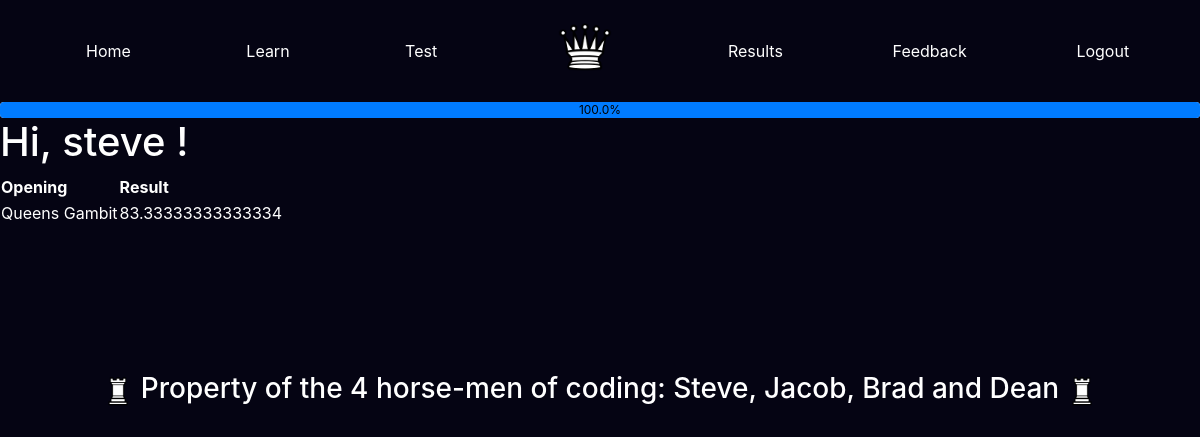
/results/Queens Gambit/ (signed in), run on an earlier commit of the app's database.
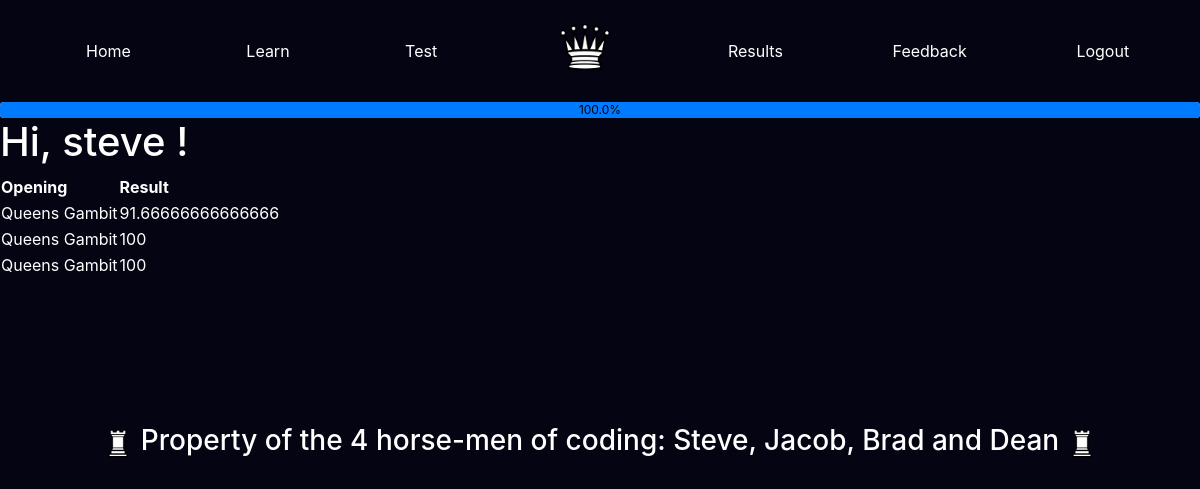
And on a later commit of the database.
### app/models.py (models this page shows, shortened)
class User(UserMixin, db.Model):
    id = db.Column(db.Integer, primary_key=True)
    username = db.Column(db.String(64), index=True, unique=True)
    email = db.Column(db.String(120), index=True, unique=True)
    password_hash = db.Column(db.String(128))
    posts = db.relationship('Post', backref='author', lazy='dynamic')
    results = db.relationship('Results', backref = 'student', lazy = 'dynamic')

class Results(db.Model):
    id = db.Column(db.Integer, primary_key=True)
    opening = db.Column(db.String(140))
    result =db.Column(db.Integer)
    incorrect = db.Column(db.ARRAY(db.String(140)))
    passed = db.Column(db.Boolean)
    timestamp = db.Column(db.DateTime, index=True, default=datetime.utcnow)
    user_id = db.Column(db.Integer, db.ForeignKey('user.id'))

### app/routes.py (the view)
@app.route('/results/<opening>/', methods=['GET', 'POST'])
@login_required
def results(opening):
    res = Results.query.filter_by(user_id = current_user.id, passed = True)
    openings = []
    for r in res:
        openings.append(r.opening)
    numerator = len(set(openings))
    denominator = Openings.query.all()
    denominator = len(denominator)
    complete = str((numerator/denominator)*100 ) + '%'
    u = User.query.get(current_user.id)
    res = Results.query.filter_by(user_id = current_user.id, opening = opening)
    return render_template('results.html', title='results', query = res, prog=complete)

### app/models.py (called while the page is built)
@login.user_loader
def load_user(id):
    return User.query.get(int(id))

### app/templates/results.html
{% extends "base.html" %}
{% block content %}
<h1>Hi, {{current_user.username}} ! </h1>
<table>
<tr>
    <th>Opening</th>
    <th>Result</th>
</tr>
{% for r in query %}
<tr>
    <td>
        {{r.opening}}
    </td>
    <td>
        {{r.result}}
    </td>
</tr>
{% endfor %}
</table>
{% include "footer.html" %}
{% endblock %}

### app/templates/base.html (shortened to what this page needs)
<!DOCTYPE html>
<html>
    <head>
        <link rel="stylesheet" href="https://maxcdn.bootstrapcdn.com/bootstrap/4.5.2/css/bootstrap.min.css">
  </head>
  <body>
    <nav class="navbar navbar-expand-sm justify-content-center" style="background-color: rgb(5, 4, 19); padding-left: 2.6%;">
      <ul class="navbar-nav nav-fill w-100">
        <li class="nav-item" style="padding-top: 2%; padding-right: 0.5%;">
          <a class="nav-link" href="{{ url_for('index') }}">Home</a>
        </li>
        <li class="nav-item" style="padding-top: 2%; padding-right: 0.5%;">
          <a class="nav-link" href="{{ url_for('newLearn') }}">Learn</a>
        </li>
        <li class="nav-item" style="padding-top: 2%; padding-right: 0.5%;">
          <a class="nav-link" href="{{ url_for('newTest') }}">Test</a>
        </li>
        <a class="navbar-brand mx-auto" href="#" style="padding-left: 5%; padding-right: 5%; padding-top: 0.75%;">
          <img src="static/img/chesspieces/wikipedia/wQ.png" alt="logo" style="width:60px;">
        </a>
        <li class="nav-item" style="padding-top: 2%;">
          <a class="nav-link" href="{{ url_for('selectresult') }}">Results</a>
        </li>
        <li class="nav-item" style="padding-top: 2%;">
          <a class="nav-link" href="{{ url_for('feedback2') }}">Feedback</a>
        </li>
        <li class="nav-item" style="padding-top: 2%;">
          <a class="nav-link" href="{{ url_for('logout') }}">Logout</a>
        </li>
      </ul>
    </nav>
    <div class = "progress" style="margin-top: 1%;">
      <div class = "progress-bar" role = "progressbar" style = "width: {{prog}}; color: black;";  aria-valuemin="0" aria-valuemax="100">{{prog}}</div>
    </div>
        {% block content %}{% endblock %}
    </body>
</html>

### app/templates/footer.html (shortened to what this page needs)
<!DOCTYPE html>
<html>
    <head>
        <link rel="stylesheet" href="https://maxcdn.bootstrapcdn.com/bootstrap/4.5.2/css/bootstrap.min.css">
  </head>
    <body>
      <div id='footer' class="text-align">
        <h3>
          <img src="static/img/chesspieces/wikipedia/wR.png" alt="footerking" style="height: 40px; width:30px;">
          Property of the 4 horse-men of coding: Steve, Jacob, Brad and Dean
          <img src="static/img/chesspieces/wikipedia/wR.png" alt="footerking" style="height: 40px; width:30px;">
        </h3>
      </div>
    </body>
</html>

### app/templates/base.html (style rules this page uses)
.nav-link { color: white; }

### app/templates/footer.html (style rules this page uses)
* { color: white; }
body { background-color: rgb(5, 4, 19); }
#footer { position:relative; bottom:0; width:100%; height:40px; padding-top: 2%; display: table; margin-top: 10%; }
.text-align { display: table-cell; vertical-align: middle; text-align: center; }

What changed in the data, as far as the page shows it:
changed Results (number 1 of 3 on the later page): result "83.33333333333334" → "91.66666666666666"
added Results: opening "Queens Gambit", result "100"
added Results: opening "Queens Gambit", result "100"
